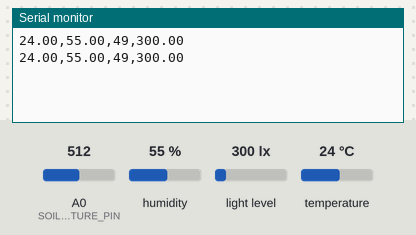
The sketch below on a simulated Arduino Uno, built with avr-gcc and run on an emulated ATmega328P. Shown: the last lines printed to the serial monitor. Inputs (shaded band) come from the test bench; at power-on: humidity 55 %, light level 300 lx, A0 (SOIL_MOISTURE_PIN) = 512, temperature 24 °C.

Above: at 2.8 s.
2.9 s: humidity set to 22 %
At 5.0 s:
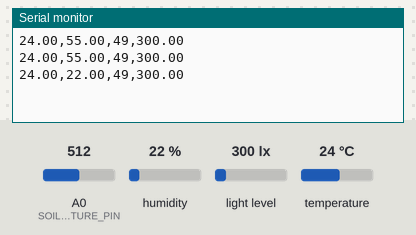
5.6 s: light level set to 40 lx
At 7.5 s:
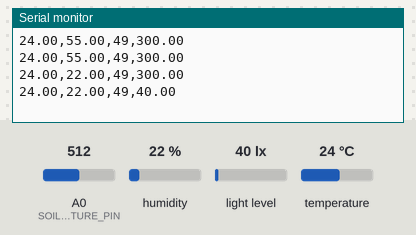
8.3 s: A0 (SOIL_MOISTURE_PIN) set to 716
At 10.8 s:
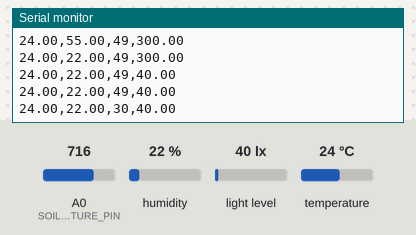
11.0 s: temperature set to 12 °C
At 13.4 s:
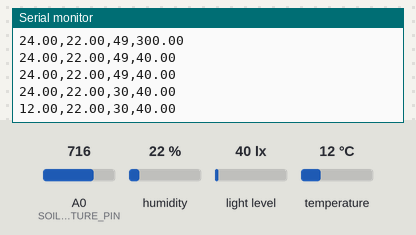
13.7 s: light level set to 500 lx
At 14.9 s:
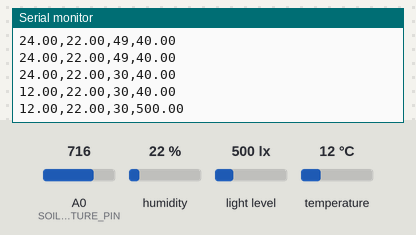
16.4 s: A0 (SOIL_MOISTURE_PIN) set to 992
At 18.7 s:
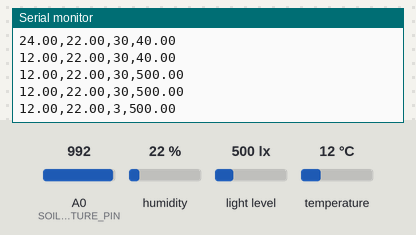
Timing chart, 0 to 20.1 s (numbered marks = the images above; inputs shaded):
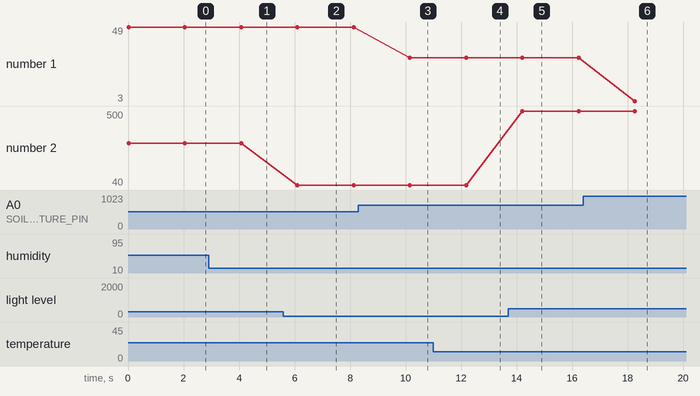

The sketch:

IOT.ino
```cpp
#include <DHT.h>
#include <Wire.h>
#include <BH1750.h>

// Pin configurations
#define DHTPIN A1               // Pin connected to DHT sensor
#define SOIL_MOISTURE_PIN A0    // Pin for soil moisture sensor
#define DHTTYPE DHT11           // DHT11 sensor type

// Soil moisture calibration values (adjust based on your sensor's behavior)
#define MIN_SOIL_MOISTURE 1023  // Value when soil is completely dry
#define MAX_SOIL_MOISTURE 0     // Value when soil is completely wet

// Initialize sensors
DHT dht(DHTPIN, DHTTYPE);
BH1750 lightMeter;

void setup() {
  Wire.begin();
  Serial.begin(9600);           // Start serial communication at 9600 baud rate
  dht.begin();                  // Initialize DHT sensor
  lightMeter.begin();           // Initialize BH1750 light sensor
  pinMode(SOIL_MOISTURE_PIN, INPUT);  // Set soil moisture sensor pin as input
}

void loop() {
  // Read temperature and humidity from DHT sensor
  float temperature = dht.readTemperature();
  float humidity = dht.readHumidity();

  // Read soil moisture value (analog)
  int soilMoistureRaw = analogRead(SOIL_MOISTURE_PIN);

  // Convert soil moisture to percentage
  int soilMoisturePercent = map(soilMoistureRaw, MIN_SOIL_MOISTURE, MAX_SOIL_MOISTURE, 0, 100);
  soilMoisturePercent = constrain(soilMoisturePercent, 0, 100); // Ensure percentage stays between 0 and 100

  // Read light intensity from BH1750 sensor
  float lux = lightMeter.readLightLevel();

  // Check if DHT readings are valid
  if (isnan(temperature) || isnan(humidity)) {
    Serial.println("Failed to read from DHT sensor!");
    return;
  }

  // Print sensor data as comma-separated values
  Serial.print(temperature);
  Serial.print(",");
  Serial.print(humidity);
  Serial.print(",");
  Serial.print(soilMoisturePercent); // Output soil moisture as percentage
  Serial.print(",");
  Serial.print(lux);
  Serial.println("\n");

  delay(2000);  // Wait for 2 seconds before the next reading
}
```

Measured:
- after the input at 2.9 s, the serial monitor: prints a new line after 1.2 s (image 1)
- after the input at 5.6 s, the serial monitor: prints a new line after 0.50 s (image 2)
- after the input at 8.3 s, the serial monitor: prints a new line after 1.9 s (image 3)
- after the input at 11.0 s, the serial monitor: prints a new line after 1.2 s (image 4)
- after the input at 13.7 s, the serial monitor: prints a new line after 0.50 s (image 5)
- after the input at 16.4 s, the serial monitor: prints a new line after 1.9 s (image 6)
- plotted number 1: 49 → 30 after the input at 8.3 s, 30 → 3 after the input at 16.4 s
- plotted number 2: 300 → 40 after the input at 5.6 s, 40 → 500 after the input at 13.7 s
